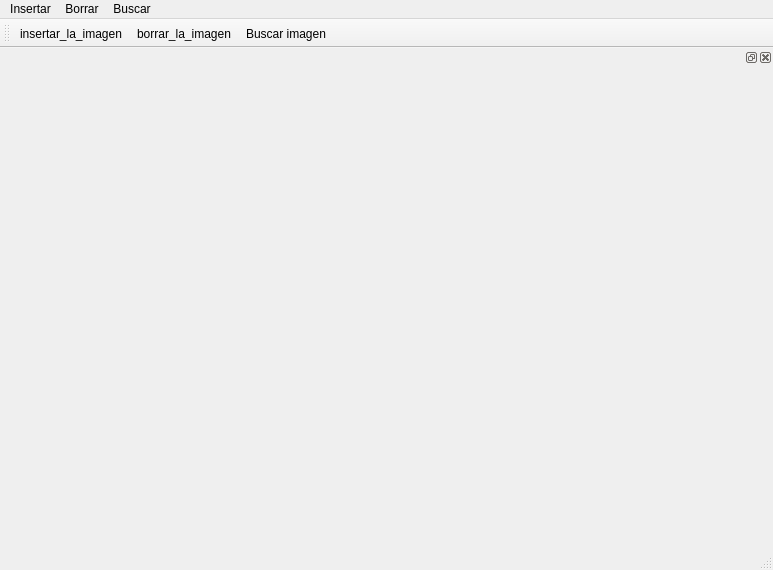
<?xml version="1.0" encoding="UTF-8"?>
<ui version="4.0">
 <class>MainWindow</class>
 <widget class="QMainWindow" name="MainWindow">
  <property name="geometry">
   <rect>
    <x>0</x>
    <y>0</y>
    <width>773</width>
    <height>570</height>
   </rect>
  </property>
  <property name="windowTitle">
   <string>MainWindow</string>
  </property>
  <widget class="QWidget" name="centralwidget"/>
  <widget class="QMenuBar" name="menubar">
   <property name="geometry">
    <rect>
     <x>0</x>
     <y>0</y>
     <width>773</width>
     <height>21</height>
    </rect>
   </property>
   <widget class="QMenu" name="menuInsertar">
    <property name="title">
     <string>Insertar</string>
    </property>
    <addaction name="actionInsertar_la_imagen"/>
   </widget>
   <widget class="QMenu" name="menuBorrar">
    <property name="title">
     <string>Borrar</string>
    </property>
    <addaction name="actionBorrar_la_imagen"/>
   </widget>
   <widget class="QMenu" name="menuBuscar">
    <property name="title">
     <string>Buscar</string>
    </property>
    <addaction name="actionBuscar_imagen"/>
   </widget>
   <addaction name="menuInsertar"/>
   <addaction name="menuBorrar"/>
   <addaction name="menuBuscar"/>
  </widget>
  <widget class="QStatusBar" name="statusbar"/>
  <widget class="QToolBar" name="toolBar">
   <property name="windowTitle">
    <string>toolBar</string>
   </property>
   <attribute name="toolBarArea">
    <enum>TopToolBarArea</enum>
   </attribute>
   <attribute name="toolBarBreak">
    <bool>false</bool>
   </attribute>
   <addaction name="actionInsertar_la_imagen"/>
   <addaction name="actionBorrar_la_imagen"/>
   <addaction name="actionBuscar_imagen"/>
  </widget>
  <widget class="QDockWidget" name="dockWidget">
   <attribute name="dockWidgetArea">
    <number>2</number>
   </attribute>
   <widget class="QWidget" name="dockWidgetContents">
    <property name="minimumSize">
     <size>
      <width>250</width>
      <height>0</height>
     </size>
    </property>
    <property name="maximumSize">
     <size>
      <width>250</width>
      <height>463</height>
     </size>
    </property>
   </widget>
  </widget>
  <action name="actionInsertar_la_imagen">
   <property name="icon">
    <iconset resource="../recursos/recursos_1.qrc">
     <normaloff>:/Iconos/Balcón.png</normaloff>:/Iconos/Balcón.png</iconset>
   </property>
   <property name="text">
    <string>insertar_la_imagen</string>
   </property>
  </action>
  <action name="actionBorrar_la_imagen">
   <property name="icon">
    <iconset resource="../recursos/recursos_1.qrc">
     <normaloff>:/Iconos/Compás.png</normaloff>:/Iconos/Compás.png</iconset>
   </property>
   <property name="text">
    <string>borrar_la_imagen</string>
   </property>
  </action>
  <action name="actionBuscar_imagen">
   <property name="icon">
    <iconset resource="../recursos/recursos_1.qrc">
     <normaloff>:/Iconos/Lápiz.png</normaloff>:/Iconos/Lápiz.png</iconset>
   </property>
   <property name="text">
    <string>Buscar imagen</string>
   </property>
  </action>
 </widget>
 <resources>
  <include location="../recursos/recursos_1.qrc"/>
 </resources>
 <connections/>
</ui>
